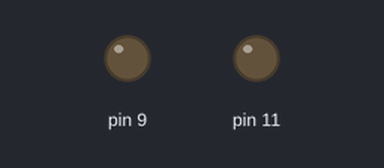
A sketch run on a simulated Arduino Uno, built with avr-gcc and run on an emulated ATmega328P. Shown: output pins drawn as LEDs (lit = HIGH).

Above: at 0.15 s.
At 16.14 s:
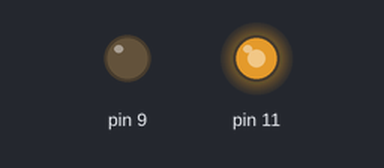
Timing chart, 0 to 16.0 s (numbered marks = the images above):
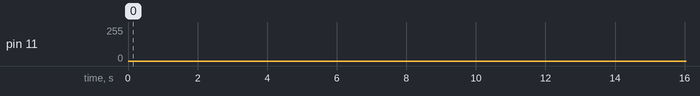

The sketch:

forloop.ino
```cpp
void setup() {
  // put your setup code here, to run once:
pinMode(9,OUTPUT);
}

void loop() {
  // put your main code here, to run repeatedly:
for(int i=0; i<256; i++){
analogWrite(11,i);
delay(2);
}
for(int i=255; i>-1; i--){
analogWrite(11,i);
delay(2);
}
}
```
